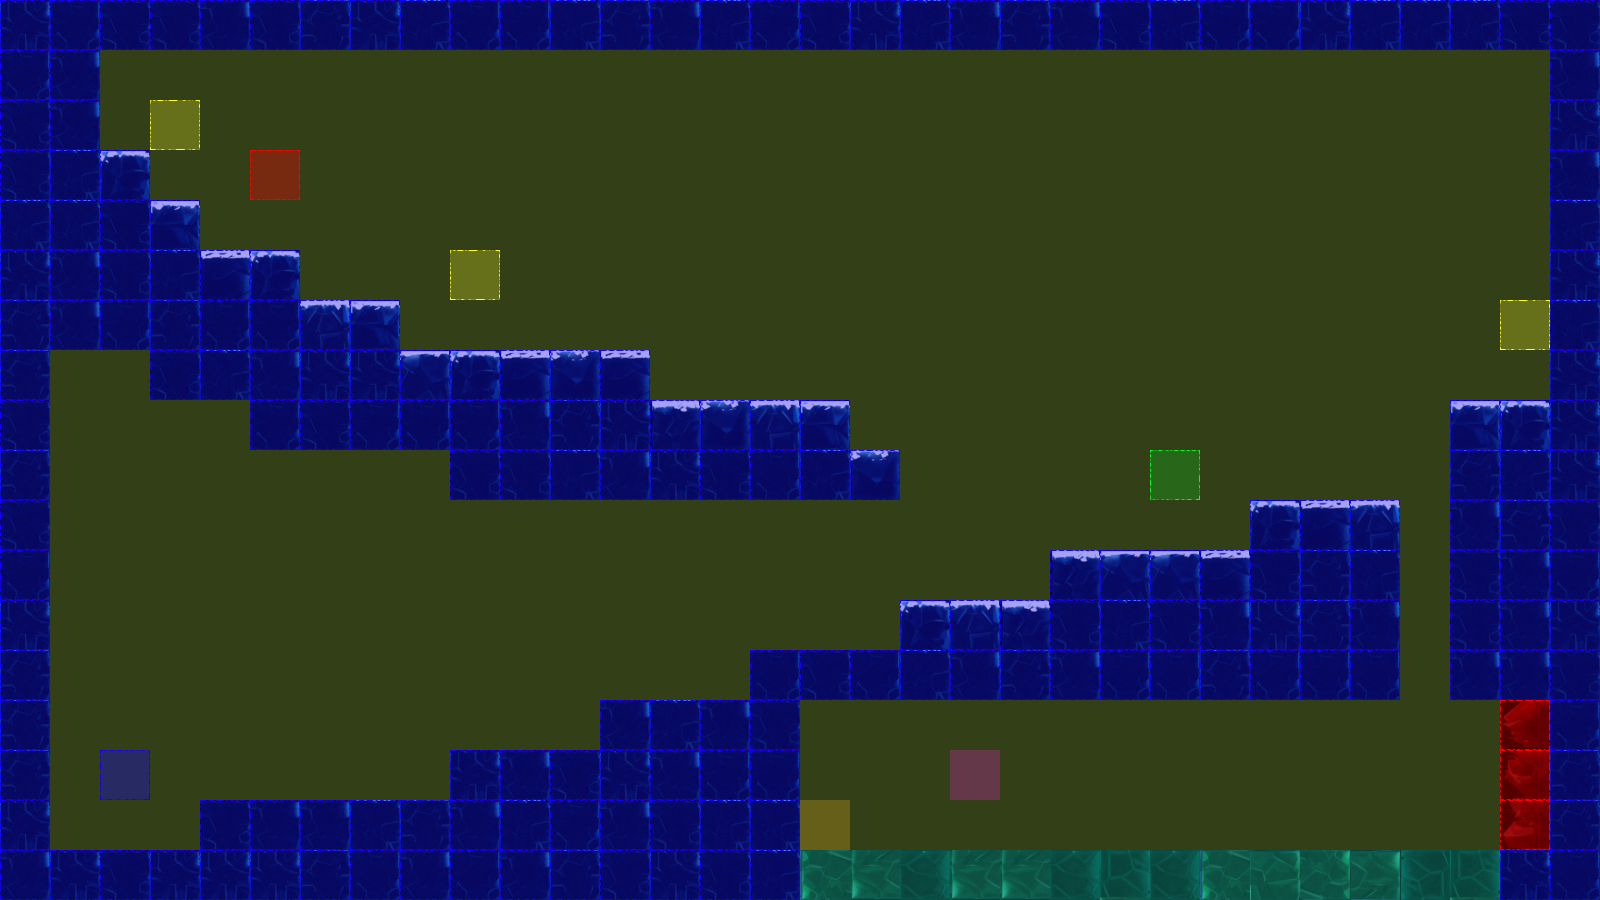

Rendered tile map (Tiled .tmx) drawn with the repository's tilesets; below, a short description and the map source with its tile grids summarised:
An orthogonal 32x18 tile map with 50x50 px tiles, 3 tile layers (terrain, collision, event), 2 tilesets.

<map version="1.0" orientation="orthogonal" renderorder="left-up" width="32" height="18" tilewidth="50" tileheight="50" nextobjectid="3">
 <tileset firstgid="1" name="frozenPlainsTile" tilewidth="50" tileheight="50" tilecount="50" columns="10">
  <image source="tiles/iceTile.png" width="500" height="251" />
 </tileset>
 <tileset firstgid="51" name="collisionTile" tilewidth="50" tileheight="50" tilecount="12" columns="3">
  <image source="tiles/collisionTile.png" width="150" height="200" />
 </tileset>
 <layer name="terrain" width="32" height="18">
  <data>[576 cells, 217 non-empty, 24 distinct tile ids]</data>
 </layer>
 <layer name="collision" width="32" height="18">
  <data>[576 cells, 576 non-empty, 4 distinct tile ids]</data>
 </layer>
 <layer name="event" width="32" height="18">
  <data>[576 cells, 8 non-empty, 6 distinct tile ids]</data>
 </layer>
</map>
